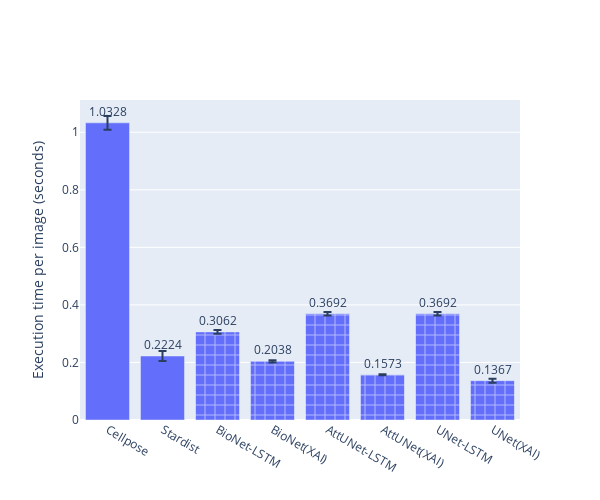

Here is the notebook cell this chart was saved with:
### Code cell
import plotly.graph_objects as go

colors = ["+",] * 8
colors[0], colors[1] = '', ''
y=[float(fdf1['execution time (mean)']), float(fdf2['execution time (mean)']), 
       float(fdf3['execution time (mean)']), float(fdf4['execution time (mean)']),
       float(fdf5['execution time (mean)']), float(fdf6['execution time (mean)']),
       float(fdf7['execution time (mean)']), float(fdf8['execution time (mean)'])]
fig = go.Figure(data=[go.Bar(
    x=['Cellpose', 'Stardist', 'BioNet-LSTM', 'BioNet(XAI)', 'AttUNet-LSTM', 'AttUNet(XAI)', 'UNet-LSTM', 'UNet(XAI)'],
    y =y,
    text=y,
    textposition='outside',
    error_y=dict(type='data', array=[
        float(fdf1['execution time (std)']), float(fdf2['execution time (std)']),
        float(fdf3['execution time (std)']), float(fdf4['execution time (std)']),
        float(fdf5['execution time (std)']), float(fdf6['execution time (std)']),
        float(fdf7['execution time (std)']), float(fdf8['execution time (std)'])]),
    marker_pattern_shape=colors # marker color can be a single color value or an iterable
)])
# fig.update_yaxes(range=(0, 1.2))
fig.update_layout( yaxis_title='Execution time per image (seconds)',width=600,
                   height=500)

fig.write_image("./evaluation_figures/exe_time.pdf")
fig.show()

### Figure 1 — Plotly figure (JSON) as saved in the notebook; plotly's stock layout.template omitted (floating-point values rounded to 4 significant figures)
{"data": [{"error_y": {"array": [0.0238, 0.0173, 0.0062, 0.0042, 0.0062, 0.0021, 0.0062, 0.0069], "type": "data"}, "marker": {"pattern": {"shape": ["", "", "+", "+", "+", "+", "+", "+"]}}, "text": ["1.0328", "0.2224", "0.3062", "0.2038", "0.3692", "0.1573", "0.3692", "0.1367"], "textposition": "outside", "type": "bar", "x": ["Cellpose", "Stardist", "BioNet-LSTM", "BioNet(XAI)", "AttUNet-LSTM", "AttUNet(XAI)", "UNet-LSTM", "UNet(XAI)"], "y": [1.033, 0.2224, 0.3062, 0.2038, 0.3692, 0.1573, 0.3692, 0.1367]}], "layout": {"height": 500, "width": 600, "yaxis": {"title": {"text": "Execution time per image (seconds)"}}}}
